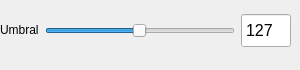
               <widget class="QWidget" name="Vector">
                <widget class="QWidget" name="layoutWidget_3">
                 <property name="geometry">
                  <rect>
                   <x>0</x>
                   <y>0</y>
                   <width>291</width>
                   <height>61</height>
                  </rect>
                 </property>
                 <layout class="QHBoxLayout" name="horizontalLayout_7">
                  <item>
                   <widget class="QLabel" name="label_14">
                    <property name="sizePolicy">
                     <sizepolicy hsizetype="Preferred" vsizetype="Fixed">
                      <horstretch>0</horstretch>
                      <verstretch>0</verstretch>
                     </sizepolicy>
                    </property>
                    <property name="text">
                     <string>Umbral</string>
                    </property>
                   </widget>
                  </item>
                  <item>
                   <widget class="QSlider" name="sld_vec_umbral">
                    <property name="autoFillBackground">
                     <bool>true</bool>
                    </property>
                    <property name="minimum">
                     <number>1</number>
                    </property>
                    <property name="maximum">
                     <number>255</number>
                    </property>
                    <property name="value">
                     <number>127</number>
                    </property>
                    <property name="tracking">
                     <bool>true</bool>
                    </property>
                    <property name="orientation">
                     <enum>Qt::Orientation::Horizontal</enum>
                    </property>
                    <property name="invertedAppearance">
                     <bool>false</bool>
                    </property>
                    <property name="invertedControls">
                     <bool>false</bool>
                    </property>
                   </widget>
                  </item>
                  <item>
                   <widget class="QSpinBox" name="num_vec_umbral">
                    <property name="sizePolicy">
                     <sizepolicy hsizetype="Minimum" vsizetype="Fixed">
                      <horstretch>0</horstretch>
                      <verstretch>0</verstretch>
                     </sizepolicy>
                    </property>
                    <property name="minimumSize">
                     <size>
                      <width>50</width>
                      <height>35</height>
                     </size>
                    </property>
                    <property name="font">
                     <font>
                      <pointsize>12</pointsize>
                      <italic>false</italic>
                      <bold>false</bold>
                      <kerning>true</kerning>
                     </font>
                    </property>
                    <property name="wrapping">
                     <bool>false</bool>
                    </property>
                    <property name="frame">
                     <bool>true</bool>
                    </property>
                    <property name="buttonSymbols">
                     <enum>QAbstractSpinBox::ButtonSymbols::NoButtons</enum>
                    </property>
                    <property name="minimum">
                     <number>1</number>
                    </property>
                    <property name="maximum">
                     <number>255</number>
                    </property>
                    <property name="value">
                     <number>127</number>
                    </property>
                   </widget>
                  </item>
                 </layout>
                </widget>
               </widget>
